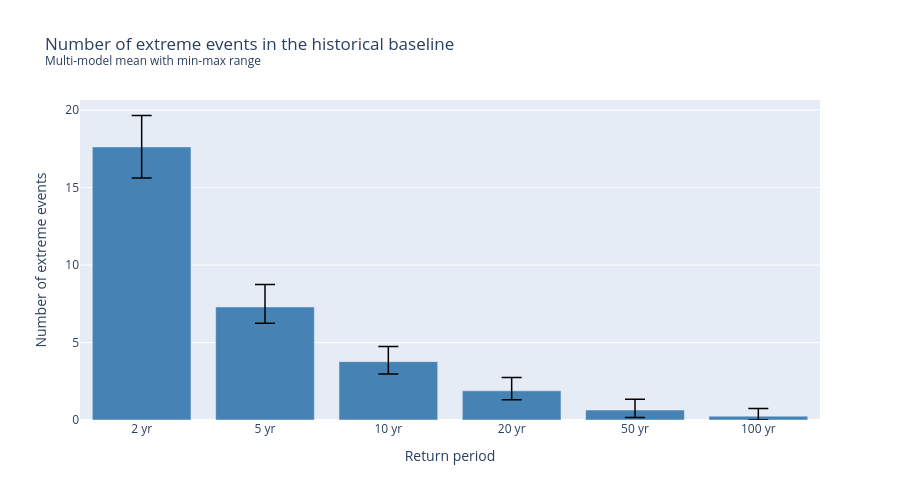

Write notebook code for a chart like this one.
### Code cell
### Calculate average number of occurrences for each return period averaged across all grid points for each model, i.e. a n_model x n_return_periods average occurrences
for rp in return_periods:
    rp_data = return_levels_df[return_levels_df['return_period'] == rp]
    model_means = rp_data.groupby('member_id')['return_count'].mean()
    model_mins = rp_data.groupby('member_id')['return_count'].min()
    model_maxs = rp_data.groupby('member_id')['return_count'].max()
    print(f"\nReturn period: {rp} years")
    print(f"{'Model':>20} | {'Avg occurrences':>15} | {'Min occurrences':>15} | {'Max occurrences':>15}")
    print("-" * 70)
    for model in model_means.index:
        print(f"{model:>20} | {model_means[model]:>15.2f} | {model_mins[model]:>15} | {model_maxs[model]:>15}") 
    
    # save in a dataframe for later plotting
    if rp == return_periods[0]:
        occurrences_summary_df = pd.DataFrame({
            'model': model_means.index,
            'avg_occurrences': model_means.values,
            'min_occurrences': model_mins.values,
            'max_occurrences': model_maxs.values,
            'return_period': rp,
        })
    else:
        temp_df = pd.DataFrame({
            'model': model_means.index,
            'avg_occurrences': model_means.values,
            'min_occurrences': model_mins.values,
            'max_occurrences': model_maxs.values,
            'return_period': rp,
        })
        occurrences_summary_df = pd.concat([occurrences_summary_df, temp_df], ignore_index=True)    

# calculate multi-model mean and min-max range for each return period
summary_stats = occurrences_summary_df.groupby('return_period')['avg_occurrences'].agg(['mean', 'min', 'max']).reset_index()
summary_stats = summary_stats.rename(columns={'mean': 'avg_occurrences', 'min': 'min_occurrences', 'max': 'max_occurrences'})
print("\nSummary of average occurrences across models for each return period:")
print(summary_stats)

# plot a bar chart of the multi-model mean for each return period, with error bars showing the min-max range across the models
fig = go.Figure()
fig.add_trace(go.Bar(
    x=summary_stats['return_period'].astype(str) + ' yr',
    y=summary_stats['avg_occurrences'],
    name='Average occurrences (multi-model mean)',
    marker_color='steelblue',
    error_y=dict(
        type='data',
        symmetric=False,
        array=summary_stats['max_occurrences'] - summary_stats['avg_occurrences'],
        arrayminus=summary_stats['avg_occurrences'] - summary_stats['min_occurrences'],
        thickness=1.5,
        width=10,
        color='black',
    ),
))
fig.update_layout(
    title='Number of extreme events in the historical baseline <br><sup>Multi-model mean with min-max range</sup>',
    xaxis_title='Return period',
    yaxis_title='Number of extreme events',
    yaxis=dict(range=[0, summary_stats['max_occurrences'].max() + 1]),
    autosize=True,
    height=500,
)
fig.show(config={'displayModeBar': True, 'responsive': True})

### Figure 1 — Plotly figure (JSON) as saved in the notebook; plotly's stock layout.template omitted (floating-point values rounded to 4 significant figures)
{"data": [{"error_y": {"array": [2.027, 1.453, 0.9824, 0.8662, 0.6981, 0.5013], "arrayminus": [2.004, 1.047, 0.7989, 0.5713, 0.4894, 0.2487], "color": "black", "symmetric": false, "thickness": 1.5, "type": "data", "width": 10}, "marker": {"color": "steelblue"}, "name": "Average occurrences (multi-model mean)", "type": "bar", "x": ["2 yr", "5 yr", "10 yr", "20 yr", "50 yr", "100 yr"], "y": [17.63, 7.297, 3.768, 1.884, 0.6457, 0.2487]}], "layout": {"autosize": true, "height": 500, "title": {"text": "Number of extreme events in the historical baseline <br><sup>Multi-model mean with min-max range</sup>"}, "xaxis": {"title": {"text": "Return period"}}, "yaxis": {"range": [0, 20.66], "title": {"text": "Number of extreme events"}}}}
